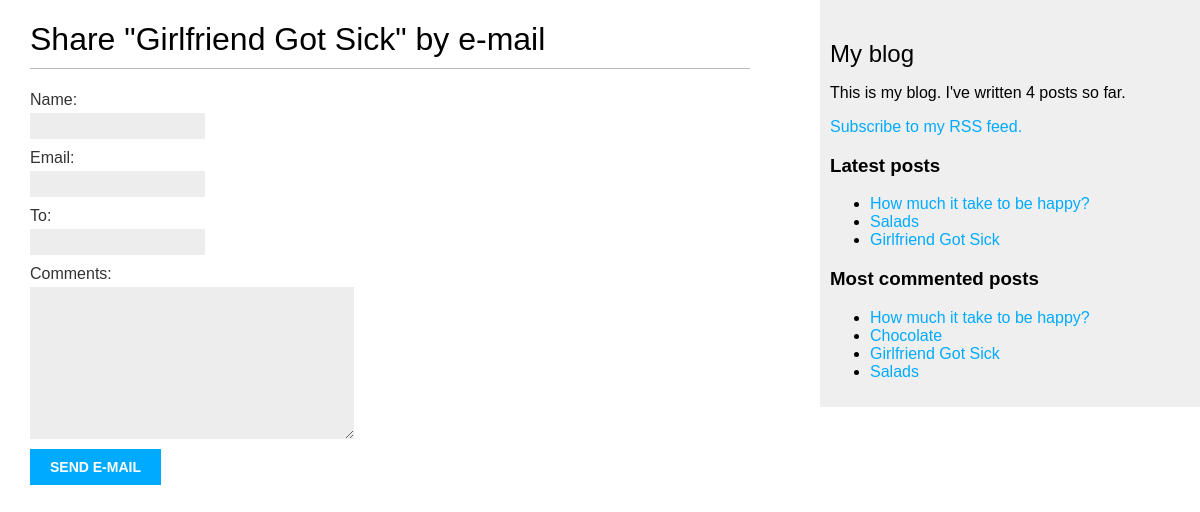
Page /blog_app/2/share/ on the earlier database version.
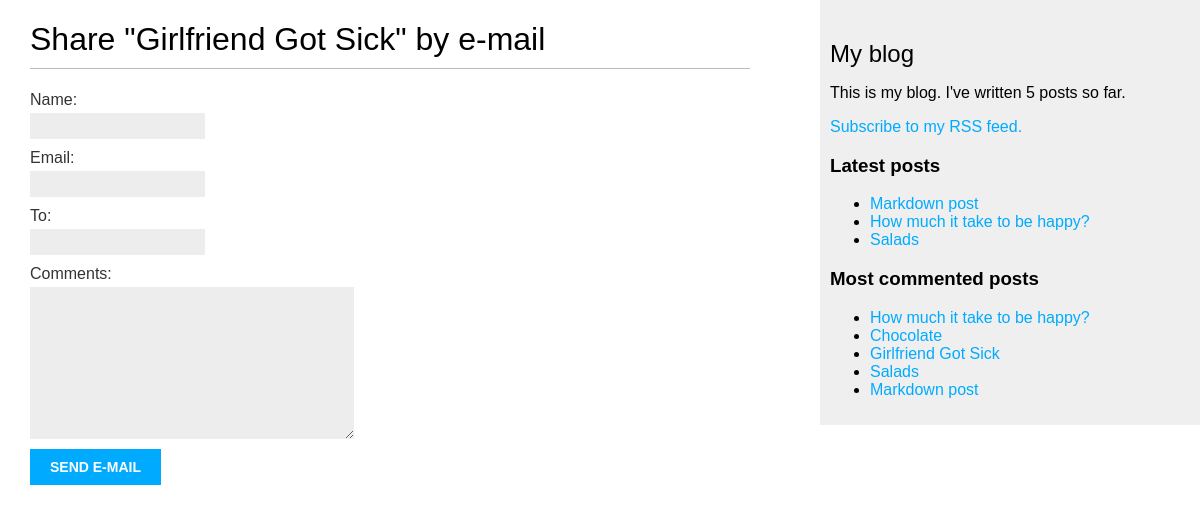
Same page on the later database version.
### blog_app/models.py (models this page shows, shortened)
class Post(models.Model):
    class Status(models.TextChoices):
        DRAFT = ('DF', 'Draft')
        PUBLISHED = ('PB', 'Published')
    title = models.CharField(max_length=250)
    slug = models.SlugField(max_length=250, unique_for_date='publish')  # Слаг является уникальным для конкретной даты.
    author = models.ForeignKey(User, on_delete=models.CASCADE, related_name='blog_posts')
    body = models.TextField()
    publish = models.DateTimeField(default=timezone.now)
    created = models.DateTimeField(auto_now_add=True)
    updated = models.DateTimeField(auto_now=True)
    status = models.CharField(max_length=2, choices=Status.choices, default=Status.DRAFT)
    tags = TaggableManager()
    objects = models.Manager()
    published = PublishedManager()
    class Meta:
        ordering = ('-publish', )
        indexes = (
            models.Index(fields=['-publish']),
        )
    def get_absolute_url(self):
        return reverse('blog_app:post_detail',
                       args=[self.publish.year,
                             self.publish.month,
                             self.publish.day,
                             self.slug])

### blog_app/views.py (the view)
# urls.py: path('<int:post_id>/share/', views.post_share, name='post_share'),
def post_share(request, post_id):
    post = get_object_or_404(Post, id=post_id, status=Post.Status.PUBLISHED)
    sent = False
    if request.method == 'POST':
        form = EmailPostForm(request.POST)
        if form.is_valid():
            cd = form.cleaned_data
            post_url = request.build_absolute_uri(post.get_absolute_url())
            subject = f"{cd['name']} recommends you read {post.title}"
            message = f"Read {post.title} at {post_url}\n\n{cd['name']}'s comments: {cd['comments']}"
            send_mail(subject, message, 'dimaosipov00@gmail.com', [cd['to']])
            sent = True
    else:
        form = EmailPostForm()
    return render(request, 'blog_app/post/share.html', context={'post': post, 'form': form, 'sent': sent})

### blog_app/forms.py
class EmailPostForm(forms.Form):
    name = forms.CharField(max_length=25)
    email = forms.EmailField()
    to = forms.EmailField()
    comments = forms.CharField(widget=forms.Textarea, required=False)

### blog_app/models.py (called while the page is built)
    def get_queryset(self):
        return super().get_queryset().filter(status=Post.Status.PUBLISHED)

### blog_app/templatetags/blog_tags.py (called while the page is built)
@register.simple_tag
def total_posts():
    return Post.published.count()

@register.inclusion_tag('blog_app/post/latest_posts.html')
def show_latest_posts(count=5):
    latest_posts = Post.published.order_by('-publish')[:count]
    return {'latest_posts': latest_posts}

@register.simple_tag
def get_most_commented_posts(count=5):
    return Post.published.annotate(total_comments=Count('comments')).order_by('-total_comments')[:count]

### blog_app/templates/blog_app/post/share.html (shortened to what this page needs)
{% extends '../base.html' %}
{% block content %}
    {% if sent %}
        <h1>E-mail successfully sent</h1>
        <p>"{{ post.title }}" was successfully sent to {{ form.cleaned_data.to }}</p>
    {% else %}
        <h1>Share "{{ post.title }}" by e-mail</h1>
        <form method="post">
            {{ form.as_p }}
            <input type="submit" value="Send e-mail">
        </form>
    {% endif %}
{% endblock %}

### blog_app/templates/blog_app/base.html (shortened to what this page needs)
{% load blog_tags %}
{% load static %}
<!DOCTYPE html>
<html lang="en">
<head>
    <link href="{% static 'css/blog_app.css' %}" rel="stylesheet">
</head>
<body>
    <div id="content">
        {% block content %}
        {% endblock %}
    </div>
    <div id="sidebar">
        <h2>My blog</h2>
        <p>This is my blog. I've written {% total_posts %} posts so far.</p>
        <p><a href="{% url 'blog_app:post_feed' %}">Subscribe to my RSS feed.</a></p>
        <h3>Latest posts</h3>
        {% show_latest_posts 3 %}
        <h3>Most commented posts</h3>
        {% get_most_commented_posts as most_commented_posts %}
        <ul>
            {% for post in most_commented_posts %}
                <li><a href="{{ post.get_absolute_url }}">{{ post.title }}</a></li>
            {% endfor %}
        </ul>
    </div>
</body>
</html>

### blog_app/templates/blog_app/post/latest_posts.html
<ul>
    {% for post in latest_posts %}
        <li><a href="{{ post.get_absolute_url }}">{{ post.title }}</a></li>
    {% endfor %}
</ul>

Differences in the rows shown:
no longer on one of the page's lists (row unchanged): Post: title "Girlfriend Got Sick"
added Post: title "Markdown post"
Other differences:
text no longer shown: "4"
text now shown: "5"
